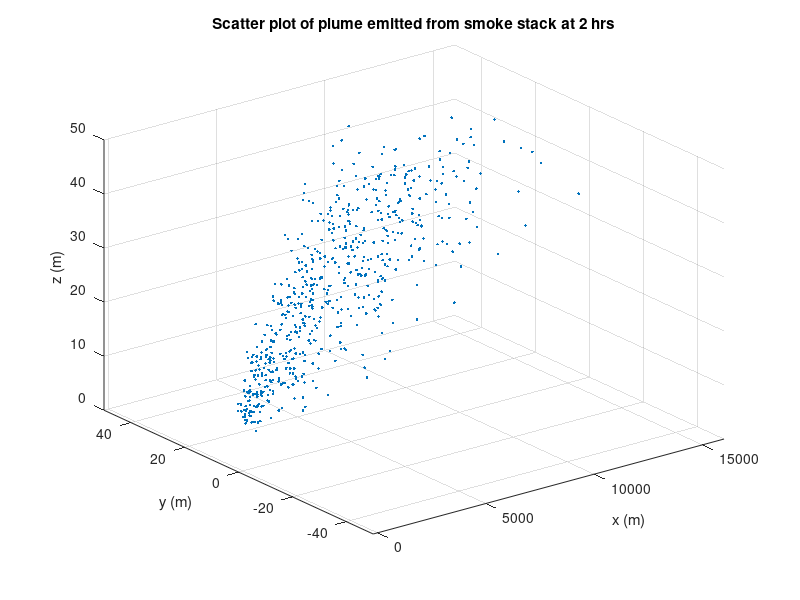
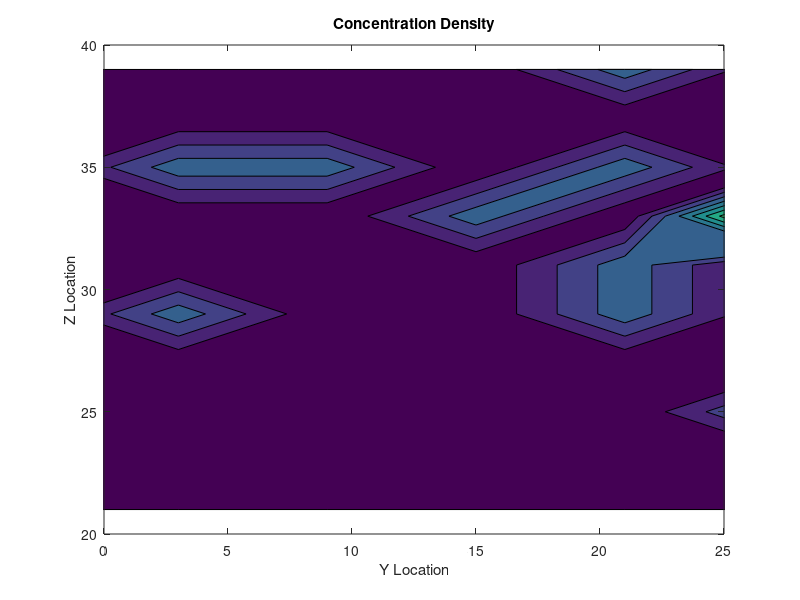

The MATLAB script that drew these images, in order:
% Recitation 5 03/12/2010
% Particle tracking 2D 
% Simplified random walk model (dispersion only)
% of particle transport from a continuous point source 
close all

%% Part I: 2D Particle Tracking, Instantaneous Point Source
%------------------------------------------
% Simulation time
dt = 0.02; % time step (hours)
T = 100; % time steps
time = 0:dt:T*dt; %simulation time vector
%------------------------------------------

%------------------------------------------
% particles emitted over time step dt
emitted = 10;

% Dispersion coefficient
Dx = 40; % x dispersion coef (m2/hr)
Dy = 40; % y dispersion coef
dx = sqrt(2*Dx*dt);  % x displacement length scale (epsilon X)
dy = sqrt(2*Dy*dt);  % y displacement (epsilon Y)
 
% particle initialization
x = zeros(1,emitted*T); %Xn
y = zeros(1,emitted*T); %Yn

%------------------------------------------

figure(1)

for t=1:T
    
    % unit variance random x var
    omegaX = sqrt(3)*unifrnd(-1,1,1,t*emitted); 

    % unit variance random y var
    omegaY = sqrt(3)*unifrnd(-1,1,1,t*emitted);
    
    % coords of particles emitted through current time 
    x(1,1:t*emitted) = x(1,1:t*emitted) + dx*omegaX(1:t*emitted);
    y(1,1:t*emitted) = y(1,1:t*emitted) + dy*omegaY(1:t*emitted);
    
    
    % create scatter plot
    scatter(x,y,'.');  
    % define axis limits
    xlim([-50 50]);
    ylim([-50 50]);
    title(['time=',num2str(t)])
    pause(0.1);
end
title('Scatter plot of plume emitted from smoke stack at 2 hrs')
xlabel('x (m)'),ylabel('y (m)');


%% Part II: 3D Particle Tracking with Velocity

% Recitation 5 03/12/2010
% Particle tracking 2D 
% Simplified random walk model (dispersion only)
% of particle transport from a continuous point source 
close all

%------------------------------------------
% Simulation time
dt = 0.02; % time step (hours)
T = 100; % time steps
time = 0:dt:T*dt; %simulation time vector
%------------------------------------------

%------------------------------------------
% particles emitted over time step dt
emitted = 10;

% Dispersion coefficient
Dx = 40; % x dispersion coef (m2/hr)
Dy = 40; % y dispersion coef
Dz = 40; % z dispersion coef
dx = sqrt(2*Dx*dt);  % x displacement length scale (epsilon X)
dy = sqrt(2*Dy*dt);  % y displacement (epsilon Y)
dz = sqrt(2*Dz*dt);  % z displacement (epsilon Z)

% particle initialization
x = zeros(1,emitted*T); %Xn
y = zeros(1,emitted*T); %Yn
z = zeros(1,emitted*T) + 10; %Zn + (height of smokestack)

%------------------------------------------

figure(1)
b = 0.3; % mean displacement to account for buoyancy

%Adding velocity
vx_0 = 4500; %m/hr
z_0 = 2; %m
vz = 0; %z mean velocity

for t=1:T
    
    % unit variance random x var
    omegaX = sqrt(3)*unifrnd(-1,1,1,t*emitted); 

    % unit variance random y var
    omegaY = sqrt(3)*unifrnd(-1,1,1,t*emitted);
    
    % unit variance random z var
    omegaZ = sqrt(3)*(b + unifrnd(-1,1,1,t*emitted));
    
    % coords of particles emitted through current time 
    vx = vx_0 * ((z(1,1:t*emitted))/z_0).^0.15;
    x(1,1:t*emitted) = x(1,1:t*emitted) + vx*dt + dx*omegaX(1:t*emitted);
    % add velocity component to x position
    y(1,1:t*emitted) = y(1,1:t*emitted) + dy*omegaY(1:t*emitted);
    z(1,1:t*emitted) = z(1,1:t*emitted) + dz*omegaZ(1:t*emitted);
    z = abs(z); %Reflective boundary    
    
    % create scatter plot
    scatter3(x,y,z,'.');  %change to scatter3 for 3D plot
    % define axis limits
    xlim([-200 16000]);
    ylim([-50 50]);
    zlim([0 50]);
    title(['time=',num2str(t)])
    pause(0.1);
end
title('Scatter plot of plume emitted from smoke stack at 2 hrs')
xlabel('x (m)'),ylabel('y (m)'),zlabel('z (m)');


%% Part III:  Counting Random Numbers Efficiently

tic % if you start your code with tic and end it with toc, matlab will
    % calculate and record the time that it took to run that portion of the
    % script.
    
c = 0;
d = 0;
for n = 1:5000
    r = rand; %generate one number per loop
    if r < 0.5
        c = c+1;
    else
        d = d+1;
    end
end

time1 = toc

%A more efficient way to code the script above:
tic

r = rand(1,5000);
a = sum(r<0.5);
b = sum(r>=0.5);

time2 = toc

% time1 should be greater than time2

%% Part IV:  Using contourf(Y,Z,C) function: Y,Z = location and C = conc

% Recitation 5 03/12/2010
% Particle tracking 2D 
% Simplified random walk model (dispersion only)
% of particle transport from a continuous point source 
close all

%------------------------------------------
% Simulation time
dt = 0.02; % time step (hours)
T = 100; % time steps
time = 0:dt:T*dt; %simulation time vector
%------------------------------------------

%------------------------------------------
% particles emitted over time step dt
emitted = 10;

% Dispersion coefficient
Dx = 40; % x dispersion coef (m2/hr)
Dy = 40; % y dispersion coef
Dz = 40; % z dispersion coef
dx = sqrt(2*Dx*dt);  % x displacement length scale (epsilon X)
dy = sqrt(2*Dy*dt);  % y displacement (epsilon Y)
dz = sqrt(2*Dz*dt);  % z displacement (epsilon Z)

% particle initialization
x = zeros(1,emitted*T); %Xn
y = zeros(1,emitted*T); %Yn
z = zeros(1,emitted*T) + 10; %Zn + (height of smokestack)

%------------------------------------------

figure(1)
b = 0.3; % mean displacement to account for buoyancy

%Adding velocity
vx_0 = 4500; %m/hr
z_0 = 2; %m
vz = 0; %z mean velocity

for t=1:T
    
    % unit variance random x var
    omegaX = sqrt(3)*unifrnd(-1,1,1,t*emitted); 

    % unit variance random y var
    omegaY = sqrt(3)*unifrnd(-1,1,1,t*emitted);
    
    % unit variance random z var
    omegaZ = sqrt(3)*(b + unifrnd(-1,1,1,t*emitted));
    
    % coords of particles emitted through current time 
    vx = vx_0 * ((z(1,1:t*emitted))/z_0).^0.15;
    x(1,1:t*emitted) = x(1,1:t*emitted) + vx*dt + dx*omegaX(1:t*emitted);
    % add velocity component to x position
    y(1,1:t*emitted) = y(1,1:t*emitted) + dy*omegaY(1:t*emitted);
    z(1,1:t*emitted) = z(1,1:t*emitted) + dz*omegaZ(1:t*emitted);
    z = abs(z); %Reflective boundary    
    
    % create scatter plot
    scatter3(x,y,z,'.');  %change to scatter3 for 3D plot
    % define axis limits
    xlim([-200 16000]);
    ylim([-50 50]);
    zlim([0 50]);
    title(['time=',num2str(t)])
    pause(0.1);
end
title('Scatter plot of plume emitted from smoke stack at 2 hrs')
xlabel('x (m)'),ylabel('y (m)'),zlabel('z (m)');


%(ABOVE IS SAME CODE FROM PART III) NEW PART STARTS HERE:

% Count Number of Particles in each cell (for problemSet 3)

% Define concentration grid

% Y and Z grid boundaries

zmin = 20;
zmax = 40;
ymin = -30;
ymax = 30;
gridy(1) = ymin;
gridz(1) = zmin;
ngrid =10;
delty = (ymax - ymin) / ngrid; %width of each cell
deltz = (zmax - zmin) / ngrid; %height of each cell

for i = 1:ngrid
    gridy(i+1) = gridy(i) + delty;
    gridz(i+1) = gridz(i) + deltz;
    ycontour(i) = (gridy(i) + gridy(i+1))/2; %middle y location of cell
    zcontour(i) = (gridz(i) + gridz(i+1))/2; %middle z location of cell
end

% particle counting in each grid
for iy = 1:ngrid
    for iz = 1:ngrid
        ccontour(iy,iz) = sum((y>=gridy(iy)) & (y<=gridy(iy)+1)&...
            (z>=gridz(iz)) & (z<=gridz(iz+1)) & ((x>=6000)&(x<=8000)));
    end
end

figure(2)
contourf(ycontour,zcontour,ccontour) %create contour plot
xlim([0,25])  %Setting border limits in x direction
ylim([20,40]) %Setting border limits in y direction
title('Concentration Density')
xlabel('Y Location')
ylabel('Z Location')
        
    
    